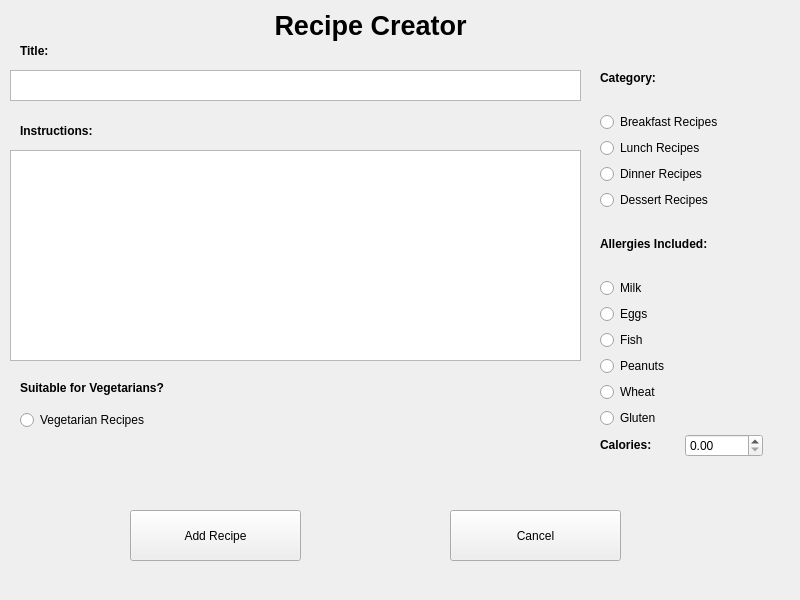
<?xml version="1.0" encoding="UTF-8"?>
<ui version="4.0">
 <class>MainWindow</class>
 <widget class="QMainWindow" name="MainWindow">
  <property name="geometry">
   <rect>
    <x>0</x>
    <y>0</y>
    <width>800</width>
    <height>600</height>
   </rect>
  </property>
  <property name="windowTitle">
   <string>MainWindow</string>
  </property>
  <widget class="QWidget" name="centralwidget">
   <widget class="QLabel" name="mainTitleLabel">
    <property name="geometry">
     <rect>
      <x>260</x>
      <y>10</y>
      <width>221</width>
      <height>31</height>
     </rect>
    </property>
    <property name="font">
     <font>
      <pointsize>20</pointsize>
      <bold>true</bold>
     </font>
    </property>
    <property name="text">
     <string>Recipe Creator</string>
    </property>
    <property name="alignment">
     <set>Qt::AlignCenter</set>
    </property>
   </widget>
   <widget class="QTextEdit" name="titletextEdit">
    <property name="geometry">
     <rect>
      <x>10</x>
      <y>70</y>
      <width>571</width>
      <height>31</height>
     </rect>
    </property>
   </widget>
   <widget class="QLabel" name="titleLabel">
    <property name="geometry">
     <rect>
      <x>20</x>
      <y>40</y>
      <width>111</width>
      <height>21</height>
     </rect>
    </property>
    <property name="font">
     <font>
      <bold>true</bold>
     </font>
    </property>
    <property name="text">
     <string>Title:</string>
    </property>
   </widget>
   <widget class="QLabel" name="instructionsLabel">
    <property name="geometry">
     <rect>
      <x>20</x>
      <y>120</y>
      <width>111</width>
      <height>21</height>
     </rect>
    </property>
    <property name="font">
     <font>
      <bold>true</bold>
     </font>
    </property>
    <property name="text">
     <string>Instructions:</string>
    </property>
   </widget>
   <widget class="QTextEdit" name="textEdit">
    <property name="geometry">
     <rect>
      <x>10</x>
      <y>150</y>
      <width>571</width>
      <height>211</height>
     </rect>
    </property>
   </widget>
   <widget class="QWidget" name="verticalLayoutWidget_3">
    <property name="geometry">
     <rect>
      <x>600</x>
      <y>50</y>
      <width>163</width>
      <height>431</height>
     </rect>
    </property>
    <layout class="QVBoxLayout" name="verticalLayout">
     <item>
      <widget class="QLabel" name="categoryLabel">
       <property name="sizePolicy">
        <sizepolicy hsizetype="Preferred" vsizetype="Maximum">
         <horstretch>0</horstretch>
         <verstretch>0</verstretch>
        </sizepolicy>
       </property>
       <property name="font">
        <font>
         <bold>true</bold>
        </font>
       </property>
       <property name="text">
        <string>Category:</string>
       </property>
      </widget>
     </item>
     <item>
      <layout class="QVBoxLayout" name="categoryVLayout">
       <item>
        <widget class="QRadioButton" name="breakfastRB">
         <property name="text">
          <string>Breakfast Recipes</string>
         </property>
        </widget>
       </item>
       <item>
        <widget class="QRadioButton" name="lunchRB">
         <property name="text">
          <string>Lunch Recipes</string>
         </property>
        </widget>
       </item>
       <item>
        <widget class="QRadioButton" name="dinnerRB">
         <property name="text">
          <string>Dinner Recipes</string>
         </property>
        </widget>
       </item>
       <item>
        <widget class="QRadioButton" name="dessertRB">
         <property name="text">
          <string>Dessert Recipes</string>
         </property>
        </widget>
       </item>
      </layout>
     </item>
     <item>
      <widget class="QLabel" name="allergiesLabel">
       <property name="sizePolicy">
        <sizepolicy hsizetype="Preferred" vsizetype="Maximum">
         <horstretch>0</horstretch>
         <verstretch>0</verstretch>
        </sizepolicy>
       </property>
       <property name="font">
        <font>
         <bold>true</bold>
        </font>
       </property>
       <property name="text">
        <string>Allergies Included:</string>
       </property>
      </widget>
     </item>
     <item>
      <layout class="QVBoxLayout" name="allergyVLayout">
       <item>
        <widget class="QRadioButton" name="milkRB">
         <property name="text">
          <string>Milk</string>
         </property>
        </widget>
       </item>
       <item>
        <widget class="QRadioButton" name="eggsRB">
         <property name="text">
          <string>Eggs</string>
         </property>
        </widget>
       </item>
       <item>
        <widget class="QRadioButton" name="fishRB">
         <property name="text">
          <string>Fish</string>
         </property>
        </widget>
       </item>
       <item>
        <widget class="QRadioButton" name="peanutsRB">
         <property name="text">
          <string>Peanuts</string>
         </property>
        </widget>
       </item>
       <item>
        <widget class="QRadioButton" name="wheatRB">
         <property name="text">
          <string>Wheat</string>
         </property>
        </widget>
       </item>
       <item>
        <widget class="QRadioButton" name="glutenRB">
         <property name="text">
          <string>Gluten</string>
         </property>
        </widget>
       </item>
       <item>
        <layout class="QHBoxLayout" name="caloriesHLayout">
         <item>
          <widget class="QLabel" name="caloriesLabel">
           <property name="sizePolicy">
            <sizepolicy hsizetype="Preferred" vsizetype="Maximum">
             <horstretch>0</horstretch>
             <verstretch>0</verstretch>
            </sizepolicy>
           </property>
           <property name="font">
            <font>
             <bold>true</bold>
            </font>
           </property>
           <property name="text">
            <string>Calories:</string>
           </property>
          </widget>
         </item>
         <item>
          <widget class="QDoubleSpinBox" name="caloriesDoubleSpinBox">
           <property name="maximum">
            <double>10000.000000000000000</double>
           </property>
          </widget>
         </item>
        </layout>
       </item>
      </layout>
     </item>
    </layout>
   </widget>
   <widget class="QPushButton" name="addButton">
    <property name="geometry">
     <rect>
      <x>130</x>
      <y>510</y>
      <width>171</width>
      <height>51</height>
     </rect>
    </property>
    <property name="text">
     <string>Add Recipe</string>
    </property>
   </widget>
   <widget class="QPushButton" name="cancelButton">
    <property name="geometry">
     <rect>
      <x>450</x>
      <y>510</y>
      <width>171</width>
      <height>51</height>
     </rect>
    </property>
    <property name="text">
     <string>Cancel</string>
    </property>
   </widget>
   <widget class="QRadioButton" name="vegetarianRB">
    <property name="geometry">
     <rect>
      <x>20</x>
      <y>410</y>
      <width>162</width>
      <height>20</height>
     </rect>
    </property>
    <property name="text">
     <string>Vegetarian Recipes</string>
    </property>
   </widget>
   <widget class="QLabel" name="titleLabel_2">
    <property name="geometry">
     <rect>
      <x>20</x>
      <y>380</y>
      <width>160</width>
      <height>16</height>
     </rect>
    </property>
    <property name="sizePolicy">
     <sizepolicy hsizetype="Preferred" vsizetype="Maximum">
      <horstretch>0</horstretch>
      <verstretch>0</verstretch>
     </sizepolicy>
    </property>
    <property name="font">
     <font>
      <bold>true</bold>
     </font>
    </property>
    <property name="text">
     <string>Suitable for Vegetarians?</string>
    </property>
   </widget>
  </widget>
 </widget>
 <resources/>
 <connections/>
</ui>
